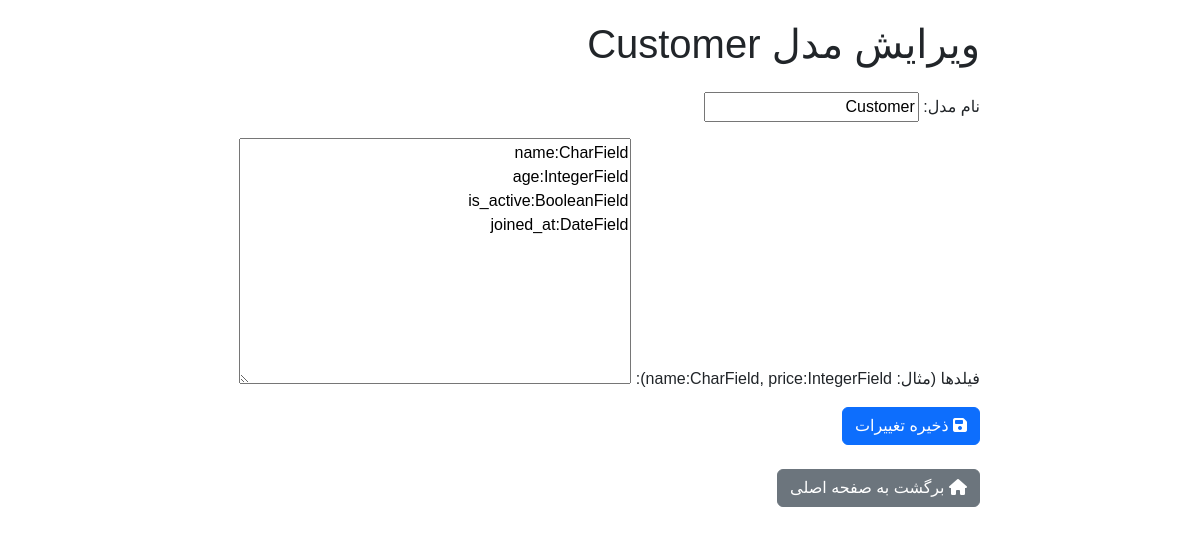
Screenshot of /Customer/edit/ with the database file from the repository.
### core/models.py (models this page shows, shortened)
class DynamicModel(models.Model):
    name = models.CharField(max_length=100, unique=True)
    fields = models.TextField()  # ذخیره فیلدها به‌صورت رشته (مثل "name:CharField,price:IntegerField")
    created_at = models.DateTimeField(auto_now_add=True)

### core/views.py (the view)
# urls.py: path('<str:model_name>/edit/', edit_model_view, name='edit_model'),
def edit_model_view(request, model_name):
    try:
        dynamic_model = DynamicModel.objects.get(name=model_name)
        if request.method == "POST":
            form = ModelGeneratorForm(request.POST)
            if form.is_valid():
                table_name = f'core_{model_name.lower()}'
                with connection.cursor() as cursor:
                    cursor.execute(f"DROP TABLE IF EXISTS {table_name}")
                dynamic_model.fields = form.cleaned_data['fields']
                dynamic_model.save()
                create_dynamic_model(model_name, form.cleaned_data['fields'])
                return redirect('/')
        else:
            form = ModelGeneratorForm(initial={
                'model_name': model_name,
                'fields': dynamic_model.fields
            })
        return render(request, 'core/edit_model.html', {'form': form, 'model_name': model_name})
    except DynamicModel.DoesNotExist:
        return render(request, 'core/error.html', {'message': f'مدل {model_name} پیدا نشد.'})

### core/views.py (shortened to what this page needs)
class ModelGeneratorForm(forms.Form):
    model_name = forms.CharField(max_length=100, label="نام مدل")
    fields = forms.CharField(widget=forms.Textarea, label="فیلدها (مثال: name:CharField, price:IntegerField)")

### core/templates/core/edit_model.html (shortened to what this page needs)
{% load template_filters %}
<!DOCTYPE html>
<html>
<head>
    <link href="https://cdn.jsdelivr.net/npm/bootstrap@5.3.0/dist/css/bootstrap.min.css" rel="stylesheet">
    <link rel="stylesheet" href="https://cdnjs.cloudflare.com/ajax/libs/font-awesome/6.4.0/css/all.min.css">
</head>
<body>
    <div class="container">
        <h1 class="mb-4">ویرایش مدل {{ model_name }}</h1>
        <form method="post" class="mb-4">
            {{ form.as_p }}
            <button type="submit" class="btn btn-primary"><i class="fas fa-save"></i> ذخیره تغییرات</button>
        </form>
        <a href="/" class="btn btn-secondary"><i class="fas fa-home"></i> برگشت به صفحه اصلی</a>
    </div>
</body>
</html>

### core/templates/core/edit_model.html (style rules this page uses)
body { direction: rtl; font-family: Arial, sans-serif; }
.container { max-width: 800px; margin: 0 auto; padding: 20px; }

### rows the page displays
DynamicModel: name "Customer", fields "name:CharField age:IntegerField is_active:BooleanField joined_at:DateField"
